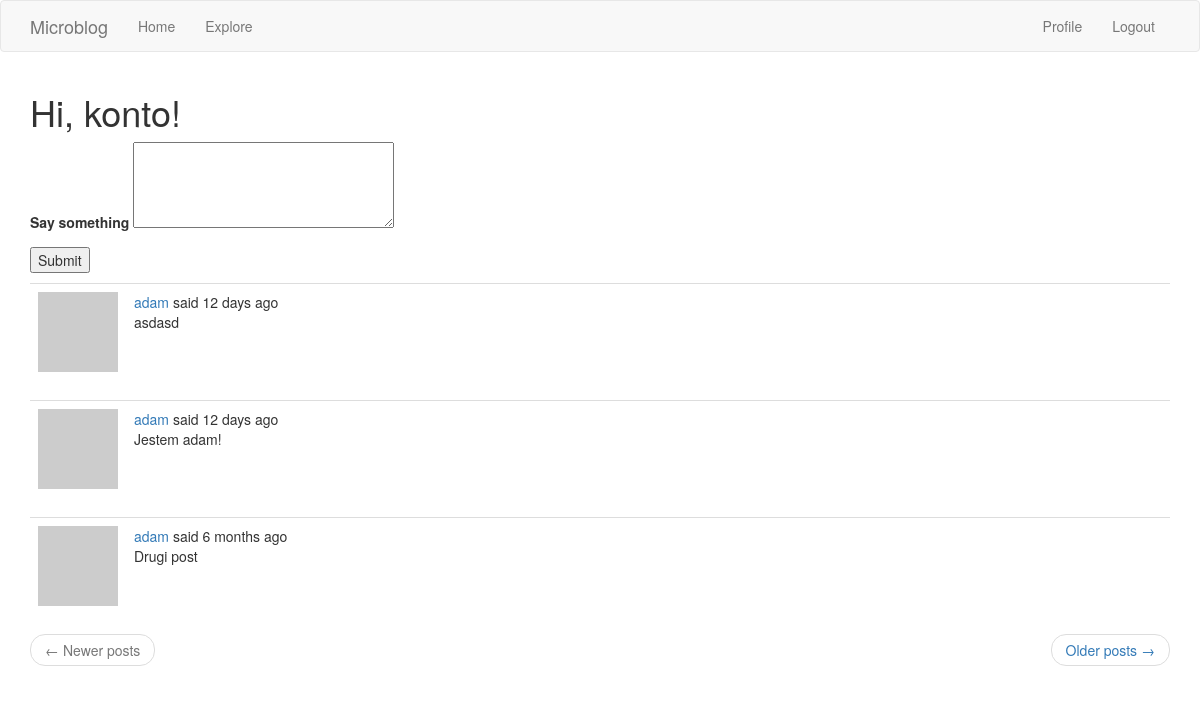
Screenshot of /index (signed in) with the database file from the repository.
### app/models.py (models this page shows, shortened)
class User(db.Model, UserMixin):
    id = db.Column(db.Integer, primary_key=True)
    username = db.Column(db.String(64), index=True, unique=True)
    email = db.Column(db.String(120), index=True, unique=True)
    password_hash = db.Column(db.String(128))
    posts = db.relationship('Post', backref='author', lazy='dynamic')
    about_me = db.Column(db.String(140))
    last_seen = db.Column(db.DateTime, default=datetime.utcnow)
    followed = db.relationship(
        'User', secondary=followers,
        primaryjoin=(followers.c.follower_id == id),
        secondaryjoin=(followers.c.followed_id == id),
        backref=db.backref('followers', lazy='dynamic'), lazy='dynamic') # user1.follow(user2) -->  user2.followers()
    def avatar(self, size):
        digest = md5(self.email.lower().encode('utf-8')).hexdigest()
        return 'https://www.gravatar.com/avatar/{}?d=identicon&s={}'.format(digest, size)
    def followed_posts(self):
        followed = Post.query.join(
            followers, (followers.c.followed_id == Post.user_id)).filter(
                followers.c.follower_id == self.id)
        own = Post.query.filter_by(user_id=self.id)
        return followed.union(own).order_by(Post.timestamp.desc())

class Post(db.Model):
    id = db.Column(db.Integer, primary_key=True)
    body = db.Column(db.String(140))
    timestamp = db.Column(db.DateTime, index=True, default=datetime.utcnow)
    user_id = db.Column(db.Integer, db.ForeignKey('user.id'))

### app/routes.py (the view)
@app.route('/', methods=['GET', 'POST'])
@app.route('/index', methods=['GET', 'POST'])
@login_required
def index():
    form = PostForm()
    if form.validate_on_submit():
        post = Post(body=form.post.data, author=current_user)
        db.session.add(post)
        db.session.commit()
        flash('Your post is now live!')
        return redirect(url_for('index'))
    page = request.args.get('page', 1, type=int)
    posts = current_user.followed_posts().paginate(
        page, app.config['POSTS_PER_PAGE'], False
    )
    next_url = url_for('index', page=posts.next_num) \
        if posts.has_next else None
    prev_url = url_for('index', page=posts.prev_num) \
        if posts.has_prev else None
    return render_template('index.html', title='Home', posts=posts.items, form=form, next_url=next_url,
                           prev_url=prev_url)

### app/forms.py
class PostForm(FlaskForm):
    post = TextAreaField('Say something', validators=[
        DataRequired(),
        Length(min=1, max=140)
    ])
    submit = SubmitField('Submit')

### app/models.py (called while the page is built)
@login.user_loader  # callback for current_user
def load_user(id):
    return User.query.get(int(id))  # puts the user in db session, gets it by primary key

### app/routes.py (called while the page is built)
@app.before_request
def before_request():
    if current_user.is_authenticated:
        current_user.last_seen = datetime.utcnow()
        db.session.commit()

### app/Templates/index.html (shortened to what this page needs)
{% extends "base.html" %}
{% block app_content %}
    <h1>Hi, {{ current_user.username }}!</h1>
    {% if form %}
    <form action="" method="post">
        <p>
            {{ form.post.label }}
            {{ form.post(cols=32, rows=4) }}<br>
        </p>
        <p>{{ form.submit() }}</p>
    </form>
    {% endif %}
    {% for post in posts %}
            {% include '_post.html' %}
    {% endfor %}
    <nav aria-label="...">
        <ul class="pager">
            <li class="previous{% if not prev_url %} disabled{% endif %}">
                <a href="{{ prev_url or '#' }}">
                    <span aria-hidden="true">&larr;</span> Newer posts
                </a>
            </li>
            <li class="next{% if not next_url %} disabled{% endif %}">
                <a href="{{ next_url or '#' }}">
                    Older posts <span aria-hidden="true">&rarr;</span>
                </a>
            </li>
        </ul>
    </nav>
{% endblock %}

### app/Templates/_post.html (shortened to what this page needs)
<table class="table table-hover">
    <tr>
        <td width="70px">
            <a href="{{ url_for('user', username=post.author.username)}}">
                <img src="{{ post.author.avatar(36) }}">
            </a>
        </td>
        <td>
            <a href="{{ url_for('user', username=post.author.username)}}">
                {{ post.author.username }}
            </a>
            said {{ moment(post.timestamp).fromNow() }}
            <br>
            {{ post.body }}
        </td>
    </tr>
</table>

### rows the page displays
User: username "konto"
Post: author.username "adam", timestamp "12 days ago", body "asdasd"
Post: author.username "adam", timestamp "12 days ago", body "Jestem adam!"
Post: author.username "adam", timestamp "6 months ago", body "Drugi post"
